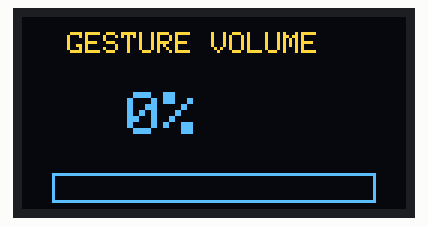
This sketch was run on a simulated ESP32. Parts: 128×64 one-colour display. The OLED is the two-colour kind (top 16 rows yellow).

Above: at 0.21 s.
At 0.86 s:
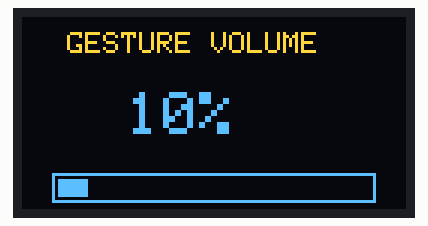
At 1.84 s:
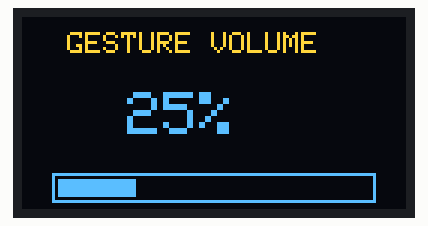
At 3.8 s:
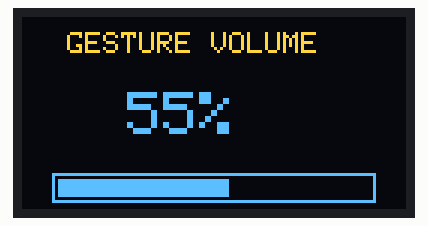
At 5.42 s:
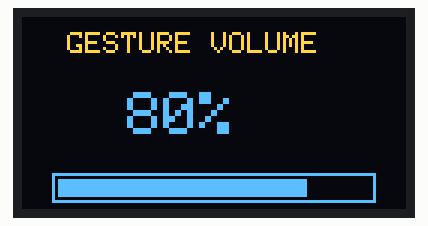
At 7.38 s:
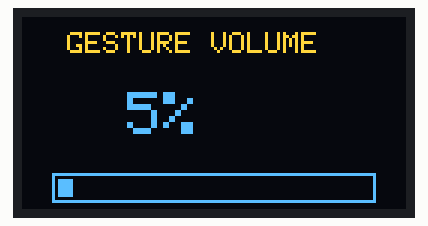

Measured:
- by itself, everything shown: repeats every 6.8 s, in 21 steps

The sketch:

sketch.ino
```cpp
#include <Wire.h>
#include <Adafruit_GFX.h>
#include <Adafruit_SSD1306.h>

#define SCREEN_WIDTH 128
#define SCREEN_HEIGHT 64

Adafruit_SSD1306 display(
  SCREEN_WIDTH, SCREEN_HEIGHT, &Wire, -1
);

void setup() {
  Serial.begin(115200);
  Wire.begin(21, 22);

  if (!display.begin(SSD1306_SWITCHCAPVCC, 0x3C)) {
    Serial.println("Erreur OLED !");
    while (true);
  }
}

void loop() {
  for (int volume = 0; volume <= 100; volume += 5) {
    display.clearDisplay();
    display.setTextColor(SSD1306_WHITE);

    display.setTextSize(1);
    display.setCursor(15, 5);
    display.println("GESTURE VOLUME");

    display.setTextSize(2);
    display.setCursor(35, 25);
    display.print(volume);
    display.println("%");

    display.drawRect(10, 52, 108, 10, SSD1306_WHITE);
    display.fillRect(
      12, 54,
      map(volume, 0, 100, 0, 104),
      6, SSD1306_WHITE
    );

    display.display();
    delay(300);
  }
}
```
